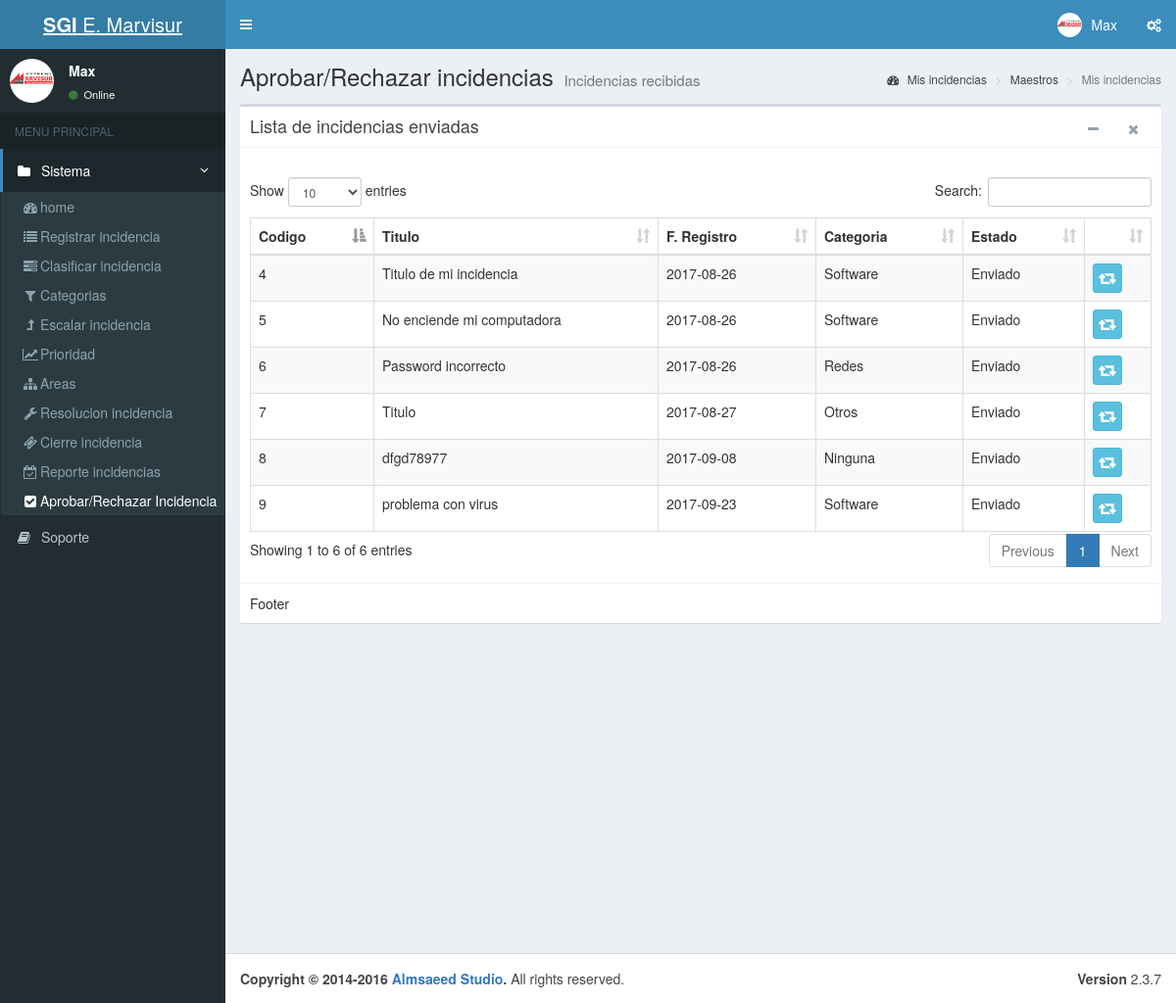
The app's page /index.php?c=aprobarrechazar_incidencia (signed in) with its own data.
### tables this page shows
CREATE TABLE IF NOT EXISTS `menus` (
  `MENU_Id` int(11) NOT NULL,
  `MENU_Padre` varchar(45) DEFAULT NULL,
  `MENU_Nombre` varchar(100) DEFAULT NULL,
  `MENU_Descripcion` varchar(200) DEFAULT NULL,
  `MENU_NombreFormulario` varchar(50) DEFAULT NULL,
  `MENU_Icono` varchar(30) DEFAULT NULL,
  `MENU_FechaAuditoria` datetime DEFAULT NULL
);

CREATE TABLE IF NOT EXISTS `incidencias` (
  `INCI_Id` int(11) NOT NULL,
  `INCI_Titulo` varchar(50) NOT NULL,
  `INCI_Descripcion` varchar(200) NOT NULL,
  `INCI_FechaRegistro` date NOT NULL,
  `CATE_Id` int(11) NOT NULL,
  `AREA_Id` int(11) DEFAULT NULL,
  `ESTA_Id` int(11) NOT NULL,
  `USUA_Id` int(11) NOT NULL,
  `USUA_IdAuditoria` int(11) NOT NULL,
  `INCI_FechaAuditoria` datetime NOT NULL
);

CREATE TABLE IF NOT EXISTS `categoria` (
  `CATE_Id` int(11) NOT NULL,
  `CATE_Descripcion` varchar(50) NOT NULL,
  `USUA_Id` int(11) NOT NULL,
  `CATE_FechaRegistro` datetime NOT NULL
);

### controller/aprobarrechazar_incidencia.controller.php (called while the page is built, shortened)
<?php
require_once 'model/aprobarrechazar_incidencia.php';
require_once 'model/herramientas.php';
class aprobarrechazar_incidenciaController{
    public function __CONSTRUCT(){
        $this->model = new aprobarrechazar_incidencia();
        $this->herramientas = new herramientas();
    }
    public function Index(){
        require_once 'view/header.php';
        require_once 'view/incidencia/aprobarrechazar_incidencia.php';
        require_once 'view/footer.php';
    }
}

### model/database.php (called while the page is built)
<?php
class Database
{
    public static function StartUp()
    {
        $pdo = new PDO('mysql:host=localhost;dbname=bd_incidencias;charset=utf8', 'root', '');
        $pdo->setAttribute(PDO::ATTR_ERRMODE, PDO::ERRMODE_EXCEPTION);
        return $pdo;
    }
}

### model/herramientas.php (called while the page is built, shortened)
<?php
class herramientas
{
	public function __CONSTRUCT()
	{
		try
		{
			$this->pdo = Database::StartUp();
		}
		catch(Exception $e)
		{
			die($e->getMessage());
		}
	}
	public function MenuValidacion($MenuPadre)
	{
		try
		{
			$stm = $this->pdo->prepare("SELECT
											M.MENU_Id,
											M.MENU_Padre,
											M.MENU_Nombre,
											M.MENU_NombreFormulario,
											M.MENU_Icono,
											R.ROL_Id,
											R.ROL_Nombre
											FROM
											menus M
											inner join permiso_rol PR on M.MENU_Id = PR.MENU_Id
											inner join rol R on PR.ROL_Id = R.ROL_Id
											WHERE
											PR.ROL_Id = ".$_SESSION['ROL_Id']."
											and MENU_Padre=?");
			$stm->execute(array($MenuPadre));
			return $stm->fetchAll(PDO::FETCH_OBJ);
		}
		catch(Exception $e)
		{
			die($e->getMessage());
		}
	}
public function MenuValidacionCabeceras()
	{
		try
		{
			$stm = $this->pdo->prepare("SELECT DISTINCT MENU_Padre FROM menus");
			$stm->execute();
			return $stm->fetchAll(PDO::FETCH_OBJ);
		}
		catch(Exception $e)
		{
			die($e->getMessage());
		}
	}
	public function ActiveMenus($ActiveMenu)
	{
		try
		{
			$stm = $this->pdo->prepare("SELECT MENU_Padre FROM menus where MENU_NombreFormulario = ?");
			$stm->execute(array($ActiveMenu));
			return $stm->fetchAll(PDO::FETCH_OBJ);
		}
		catch(Exception $e)
		{
			die($e->getMessage());
		}
	}
}

### model/aprobarrechazar_incidencia.php (called while the page is built, shortened)
<?php
class aprobarrechazar_incidencia
{
	public function __CONSTRUCT()
	{
		try
		{
			$this->pdo = Database::StartUp();
		}
		catch(Exception $e)
		{
			die($e->getMessage());
		}
	}
	public function ListaIncidenciasEnviadas()
	{
		try
		{
			$stm = $this->pdo->prepare("SELECT
										INCI_Id,
										INCI_Titulo,
										INCI_FechaRegistro,
										C.CATE_Descripcion,
                                        E.ESTA_Nombre
										from
										incidencias I
										INNER JOIN categoria C on I.CATE_Id = C.CATE_Id
                                        INNER JOIN estados E on I.ESTA_Id = E.ESTA_Id
                                        WHERE E.ESTA_Id = 1");
			$stm->execute();
			return $stm->fetchAll(PDO::FETCH_OBJ);
		}
		catch(Exception $e)
		{
			die($e->getMessage());
		}
	}
}

### view/incidencia/aprobarrechazar_incidencia.php (the view, shortened to what this page needs)
<div class="content-wrapper">
  <section class="content-header">
    <h1>
       Aprobar/Rechazar incidencias
      <small>Incidencias recibidas</small>
    </h1>
    <ol class="breadcrumb">
      <li><a href="#"><i class="fa fa-dashboard"></i> Mis incidencias</a></li>
      <li><a href="#">Maestros</a></li>
      <li class="active">Mis incidencias</li>
    </ol>
  </section>
  <section class="content">
    <div class="box">
          <div class="box-header with-border">
             <h3 class="box-title">Lista de incidencias enviadas</h3>
              <div class="box-tools pull-right">
                <button type="button" class="btn btn-box-tool" data-widget="collapse" data-toggle="tooltip" title="Collapse">
                  <i class="fa fa-minus"></i></button>
                <button type="button" class="btn btn-box-tool" data-widget="remove" data-toggle="tooltip" title="Remove">
                  <i class="fa fa-times"></i></button>
              </div>
          </div>
          <div class="box-body">
           <div class="row">
            <div class="col-lg-2">
                <br>
            </div>
          </div>
          <table   id="tbDTb" class="table table-striped  table-bordered">
              <thead>
                  <tr>
                      <th>Codigo</th>
                      <th>Titulo</th>
                      <th>F. Registro</th>
                      <th>Categoria</th>
                      <th>Estado</th>
                      <th></th>
                 </tr>
              </thead>
              <tbody>
                <?php foreach($this->model->ListaIncidenciasEnviadas() as $r): ?>
                  <tr>
                    <td><?php echo $r->INCI_Id; ?></td>
                    <td><?php echo $r->INCI_Titulo; ?></td>
                    <td><?php echo $r->INCI_FechaRegistro; ?></td>
                    <td><?php echo $r->CATE_Descripcion; ?></td>
                    <td>Enviado</td>
                    <td> <a href="?c=aprobarrechazar_incidencia&a=Crud&Id=<?php echo $r->INCI_Id; ?>" data-toggle="tooltip" title="Aprobar/Rechazar" class="btn btn-social-icon btn-info btn-sm" ><i class="fa fa-fw fa-retweet " ></i></a>  </td>
                  </tr>
                <?php endforeach; ?>
              </tbody>
          </table>
          </div>
          <div class="box-footer">
            Footer
          </div>
    </div>
  </section>
</div>

### view/header.php (shortened to what this page needs)
<!DOCTYPE html>
<html lang="es">
<head>
  <link rel="stylesheet" href="css/bootstrap/css/bootstrap.min.css">
  <link rel="stylesheet" href="//cdnjs.cloudflare.com/ajax/libs/font-awesome/4.5.0/css/font-awesome.min.css">
  <link rel="stylesheet" href="//cdnjs.cloudflare.com/ajax/libs/ionicons/2.0.1/css/ionicons.min.css">
  <link rel="stylesheet" href="css/dist/css/AdminLTE.min.css">
  <link rel="stylesheet" href="css/dist/css/skins/_all-skins.min.css">
  <link rel="stylesheet" href="css/plugins/datatables/dataTables.bootstrap.css">
  <link rel="stylesheet" href="assets/js/jquery-ui/jquery-ui.min.css" />
  <link rel="stylesheet" href="css/plugins/datatables/datatables.min.css">
  <link rel="stylesheet" href="css/plugins/datatables/fixedHeader.dataTables.min.css">
  <link rel="stylesheet" href="//cdnjs.cloudflare.com/ajax/libs/bootstrap-select/1.12.1/css/bootstrap-select.min.css">
  <link href="//maxcdn.bootstrapcdn.com/bootstrap/3.3.7/css/bootstrap.min.css" rel="stylesheet">
  <link href="css/fileinput/fileinput.css" media="all" rel="stylesheet" type="text/css"/>
      <link rel="stylesheet" href="css/plugins/datepicker/datepicker3.css">
</head>
<body class="hold-transition skin-blue sidebar-mini" >
  <div class="wrapper">
  <header class="main-header">
    <a href="index2.html" class="logo">
      <span class="logo-lg"><b>SGI</b> E. Marvisur</span>
    </a>
    <nav class="navbar navbar-static-top">
      <a href="#" class="sidebar-toggle" data-toggle="offcanvas" role="button">
      </a>
      <div class="navbar-custom-menu">
        <ul class="nav navbar-nav">
          <li class="dropdown user user-menu">
            <a href="#" class="dropdown-toggle" data-toggle="dropdown">
              <img src="<?php echo 'Recursos/Imagen/logo.png' ;?>" class="user-image" alt="User Image">
              <span class="hidden-xs"> <?php  echo  $_SESSION['USUA_Nombre'];?></span>
            </a>
          </li>
          <li>
            <a href="#" data-toggle="control-sidebar"><i class="fa fa-gears"></i></a>
          </li>
        </ul>
      </div>
    </nav>
  </header>
  <aside class="main-sidebar">
    <section class="sidebar">
      <div class="user-panel">
        <div class="pull-left image">
          <img src="<?php echo 'Recursos/Imagen/logo.png';?>" class="img-circle" alt="User Image">
        </div>
        <div class="pull-left info">
          <p><?php  echo  $_SESSION['USUA_Nombre'];?></p>
          <a href="#"><i class="fa fa-circle text-success"></i> Online</a>
        </div>
      </div>
      <ul class="sidebar-menu">
        <li class="header">MENU PRINCIPAL</li>
      <?php isset($_REQUEST['c'])?$active=$_REQUEST['c']:$active='';?>
        <?php foreach($this->herramientas->MenuValidacionCabeceras() as $t): ?>
           <?php foreach($this->herramientas->ActiveMenus($active) as $p): ?>
        <li class="<?php echo $p->MENU_Padre==$t->MENU_Padre? 'active' : '';?> treeview">
          <a href="#">
              <i class="fa fa-folder"></i> <span><?php echo $t->MENU_Padre; ?></span>
            <span class="pull-right-container">
              <i class="fa fa-angle-left pull-right"></i>
            </span>
          </a>
          <ul class="treeview-menu">
              <?php foreach($this->herramientas->MenuValidacion($t->MENU_Padre) as $r): ?>
              <li class="<?php echo $active == $r->MENU_NombreFormulario ? 'active' : ''; ?>"><a href="?c=<?php echo $r->MENU_NombreFormulario; ?>"><i class="<?php echo $r->MENU_Icono; ?>"></i><?php echo $r->MENU_Nombre; ?></a></li>
             <?php endforeach; ?>
          </ul>
        </li>
           <?php endforeach; ?>
        <?php endforeach; ?>
        <li><a href=""><i class="fa fa-book"></i> <span>Soporte</span></a></li>
    </section>
  </aside>

### records on screen
menus: MENU_Padre "Sistema", MENU_Nombre "Aprobar/Rechazar Incidencia"
menus: MENU_Nombre "home"
menus: MENU_Nombre "Registrar incidencia"
menus: MENU_Nombre "Clasificar incidencia"
menus: MENU_Nombre "Categorias"
menus: MENU_Nombre "Escalar incidencia"
menus: MENU_Nombre "Prioridad"
menus: MENU_Nombre "Areas"
menus: MENU_Nombre "Resolucion incidencia"
menus: MENU_Nombre "Cierre incidencia"
menus: MENU_Nombre "Reporte incidencias"
incidencias: INCI_Id "4", INCI_Titulo "Titulo de mi incidencia", INCI_FechaRegistro "2017-08-26", CATE_Id.CATE_Descripcion "Software"
incidencias: INCI_Id "5", INCI_Titulo "No enciende mi computadora", INCI_FechaRegistro "2017-08-26", CATE_Id.CATE_Descripcion "Software"
incidencias: INCI_Id "6", INCI_Titulo "Password incorrecto", INCI_FechaRegistro "2017-08-26", CATE_Id.CATE_Descripcion "Redes"
incidencias: INCI_Id "7", INCI_Titulo "Titulo", INCI_FechaRegistro "2017-08-27", CATE_Id.CATE_Descripcion "Otros"
incidencias: INCI_Id "8", INCI_Titulo "dfgd78977", INCI_FechaRegistro "2017-09-08", CATE_Id.CATE_Descripcion "Ninguna"
incidencias: INCI_Id "9", INCI_Titulo "problema con virus", INCI_FechaRegistro "2017-09-23", CATE_Id.CATE_Descripcion "Software"

### other values on screen
$_SESSION['USUA_Nombre'] "Max"
